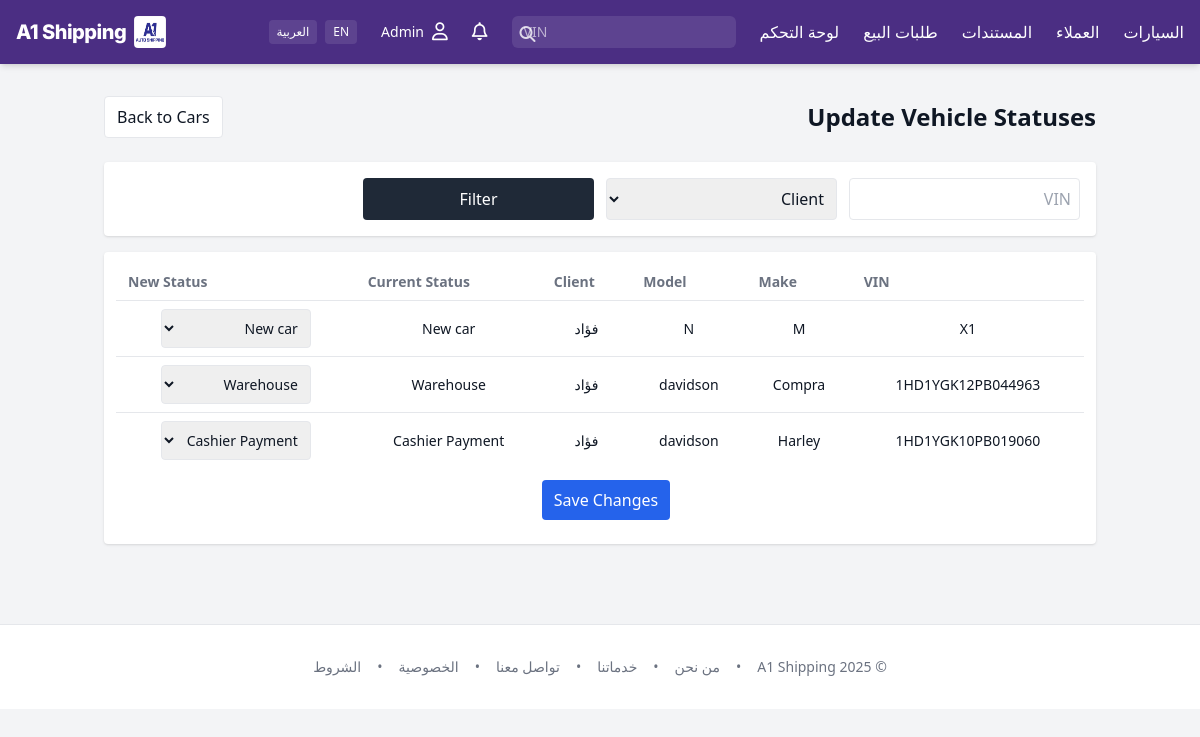
The page /ops/cars/status (signed in) on the database its author committed.
### app/models.py (models this page shows, shortened)
class User(db.Model, UserMixin):
    __tablename__ = "users"
    id = db.Column(db.Integer, primary_key=True)
    name = db.Column(db.String(150))
    email = db.Column(db.String(180), unique=True, index=True)
    phone = db.Column(db.String(50))
    password_hash = db.Column(db.String(200))
    role_id = db.Column(db.Integer, db.ForeignKey("roles.id"))
    active = db.Column(db.Boolean, default=True)
    created_at = db.Column(db.DateTime, default=datetime.utcnow)
    last_login_at = db.Column(db.DateTime)
    role = db.relationship("Role")
    @property
    def is_active(self):
        return bool(self.active)

class Vehicle(db.Model):
    __tablename__ = "vehicles"
    id = db.Column(db.Integer, primary_key=True)
    vin = db.Column(db.String(30), unique=True, index=True)
    make = db.Column(db.String(100))
    model = db.Column(db.String(100))
    year = db.Column(db.Integer)
    auction_id = db.Column(db.Integer, db.ForeignKey("auctions.id"))
    owner_customer_id = db.Column(db.Integer, db.ForeignKey("customers.id"), nullable=True)
    status = db.Column(db.String(50), default="New car")
    current_location = db.Column(db.String(200))
    purchase_price_usd = db.Column(db.Numeric(12,2))
    purchase_date = db.Column(db.DateTime)
    created_at = db.Column(db.DateTime, default=datetime.utcnow)
    share_token: Optional[str] = db.Column(db.String(64), unique=True, index=True)
    share_enabled: bool = db.Column(db.Boolean, default=False, nullable=False)
    auction = db.relationship("Auction")
    owner = db.relationship("Customer")
    cost_items = db.relationship("CostItem", backref="vehicle")

class Customer(db.Model):
    __tablename__ = "customers"
    id = db.Column(db.Integer, primary_key=True)
    user_id = db.Column(db.Integer, db.ForeignKey("users.id"))
    account_number = db.Column(db.String(50), unique=True)
    company_name = db.Column(db.String(200))
    full_name = db.Column(db.String(200))
    email = db.Column(db.String(180))
    phone = db.Column(db.String(50))
    address = db.Column(db.Text)
    country = db.Column(db.String(100))
    price_category = db.Column(db.String(20), nullable=False, default="normal")
    user = db.relationship("User", backref="customer_profile")
    @property
    def display_name(self) -> str:
        try:
            name = (self.company_name or self.full_name or (self.user.name if getattr(self, 'user', None) else None))
            name = (name or "").strip()
            return name if name else "-"
        except Exception:
            return "-"

### app/blueprints/operations/routes.py (the view, shortened to what this page needs)
@ops_bp.route('/cars/status', methods=['GET', 'POST'])
@role_required('employee', 'admin')
def cars_status():
    q = db.session.query(Vehicle)
    vin = (request.args.get('vin') or '').strip()
    client_id = request.args.get('client_id')
    if vin:
        q = q.filter(db.func.lower(Vehicle.vin).like(db.func.lower(f"%{vin}%")))
    if client_id:
        try:
            q = q.filter(Vehicle.owner_customer_id == int(client_id))
        except Exception:
            pass
    cars = q.order_by(Vehicle.created_at.desc()).limit(200).all()
    customers = db.session.query(Customer).order_by(Customer.company_name.asc()).all()
    return render_template('operations/cars_status.html', cars=cars, customers=customers)

### app/security.py (called while the page is built)
def _canonicalize_role(role_name: str | None) -> str | None:
    if not role_name:
        return None
    name = role_name.strip().lower()
    synonyms = {
        "staff": "employee",
        "employees": "employee",
    }
    return synonyms.get(name, name)

def role_required(*allowed_roles: str) -> Callable:
    normalized_allowed = {
        r for r in (_canonicalize_role(r) for r in allowed_roles) if r is not None
    }
    def decorator(view_func: Callable) -> Callable:
        @wraps(view_func)
        @login_required
        def wrapper(*args, **kwargs):
            user_role = getattr(getattr(current_user, "role", None), "name", None)
            user_role_norm = _canonicalize_role(user_role)
            if not user_role_norm or user_role_norm not in normalized_allowed:
                abort(403)
            return view_func(*args, **kwargs)
        return wrapper
    return decorator

### app/templates/operations/cars_status.html (shortened to what this page needs)
{% extends "layout.html" %}
{% block content %}
<div class="flex items-center justify-between mb-6">
  <h1 class="text-2xl font-semibold">{{ _('Update Vehicle Statuses') }}</h1>
  <div class="flex items-center gap-2">
    <a href="{{ url_for('ops.cars_list') }}" class="px-3 py-2 bg-white border rounded">{{ _('Back to Cars') }}</a>
  </div>
</div>
<form method="get" class="bg-white p-4 rounded shadow mb-4 grid grid-cols-1 md:grid-cols-4 gap-3">
  <input name="vin" placeholder="{{ _('VIN') }}" value="{{ request.args.get('vin','') }}" class="border p-2 rounded">
  <select name="client_id" class="border p-2 rounded">
    <option value="">{{ _('Client') }}</option>
  </select>
  <button class="px-3 py-2 bg-gray-800 text-white rounded">{{ _('Filter') }}</button>
</form>
<div class="bg-white rounded shadow overflow-x-auto">
  <form id="statusForm" class="p-3">
    <table class="min-w-full text-sm">
      <thead>
        <tr class="text-left text-gray-500">
          <th class="py-2 px-3">{{ _('VIN') }}</th>
          <th class="py-2 px-3">{{ _('Make') }}</th>
          <th class="py-2 px-3">{{ _('Model') }}</th>
          <th class="py-2 px-3">{{ _('Client') }}</th>
          <th class="py-2 px-3">{{ _('Current Status') }}</th>
          <th class="py-2 px-3">{{ _('New Status') }}</th>
        </tr>
      </thead>
      <tbody>
        {% for v in cars %}
        <tr class="border-t">
          <td class="py-2 px-3">{{ v.vin }}</td>
          <td class="py-2 px-3">{{ v.make }}</td>
          <td class="py-2 px-3">{{ v.model }}</td>
          <td class="py-2 px-3">{{ v.owner.display_name if v.owner else '-' }}</td>
          <td class="py-2 px-3">{{ v.status or '-' }}</td>
          <td class="py-2 px-3">
            <select name="status_{{ v.id }}" class="border p-2 rounded">
              {% for s in ['New car','Cashier Payment','Auction Payment','Posted','Towing','Warehouse','Loading','Shipping','Port','On way','Arrived','Delivered'] %}
                <option value="{{s}}" {% if v.status==s %}selected{% endif %}>{{ s }}</option>
              {% endfor %}
            </select>
          </td>
        </tr>
        {% endfor %}
      </tbody>
    </table>
    <div class="p-3">
      <button type="submit" class="px-3 py-2 bg-blue-600 text-white rounded">{{ _('Save Changes') }}</button>
    </div>
  </form>
</div>
{% endblock %}

### app/templates/components/header.html (shortened to what this page needs)
{% set lang = g.get('lang_code', 'ar') %}
{% set is_rtl = (lang == 'ar') %}
{% set role_name = (current_user.role.name|lower) if (current_user.is_authenticated and current_user.role) else '' %}
<nav class="bg-primary text-white fixed top-0 inset-x-0 z-50 shadow-md">
  <div class="max-w-7xl mx-auto px-4">
    <div class="h-16 relative flex items-center justify-between {% if is_rtl %}flex-row-reverse{% endif %}"
         x-data="{ open:false }"
         x-effect="document.body.style.overflow = open ? 'hidden' : ''"
         @click.outside="open=false"
         @keydown.escape.window="open=false">
      <a href="/" class="flex items-center gap-2 font-heading font-extrabold text-xl tracking-tight">
        <img src="{{ url_for('static', filename='logo.jpeg') }}" alt="Logo" class="h-8 w-8 rounded"/>
        <span>A1 Shipping</span>
      </a>
      <div class="hidden md:flex items-center gap-6">
        {% if current_user.is_authenticated and role_name in ['admin','employee'] %}
          <a href="{{ url_for('ops.cars_list') }}" class="hover:text-accent">{{ _('السيارات') }}</a>
          <a href="{{ url_for('ops.customers_list') }}" class="hover:text-accent">{{ _('العملاء') }}</a>
          <a href="{{ url_for('acct.bol_list') }}" class="hover:text-accent">{{ _('المستندات') }}</a>
          <a href="{{ url_for('ops.sale_listings_list') }}" class="hover:text-accent">{{ _('طلبات البيع') }}</a>
          <a href="{{ url_for('ops.dashboard') if role_name=='employee' else url_for('admin.dashboard') }}" class="hover:text-accent">{{ _('لوحة التحكم') }}</a>
        {% elif current_user.is_authenticated and role_name == 'customer' %}
          <a href="{{ url_for('cust.my_cars') }}" class="hover:text-accent">{{ _('سياراتي') }}</a>
          <a href="{{ url_for('cust.invoices_list') }}" class="hover:text-accent">{{ _('فواتيري') }}</a>
          <a href="{{ url_for('cust.dashboard') }}" class="hover:text-accent">{{ _('لوحة التحكم') }}</a>
        {% endif %}
        <form id="vehicle-search-form" class="relative">
          <input id="vehicle-search-input" type="search" inputmode="latin" dir="ltr" placeholder="VIN" aria-label="VIN"
                 class="w-44 lg:w-56 rounded-md bg-white/10 placeholder-white/60 focus:bg-white/20 px-3 py-1.5 text-sm outline-none"/>
          <button class="absolute {{ 'left-2' if is_rtl else 'right-2' }} top-1.5 text-white/80" type="submit">
            <i class="fa-solid fa-magnifying-glass"></i>
          </button>
        </form>
        {% if current_user.is_authenticated %}
          <a href="{{ url_for('ops.dashboard') if role_name in ['admin','employee'] else url_for('cust.dashboard') }}" class="hover:text-accent">
            <i class="fa-regular fa-bell text-lg"></i>
          </a>
          <div class="relative" x-data="{ m:false }">
            <button @click="m=!m" class="flex items-center gap-2 hover:text-accent">
              <i class="fa-regular fa-user text-lg"></i>
              <span class="hidden lg:inline text-sm">{{ current_user.name or current_user.email }}</span>
            </button>
          </div>
        {% else %}
          <a href="{{ url_for('auth.login') }}" class="px-3 py-1.5 rounded-md bg-accent text-neutral font-medium hover:opacity-90">{{ _('دخول') }}</a>
        {% endif %}
        <div class="flex items-center gap-2">
          <a href="{{ request.path }}?lang=en" class="px-2 py-1 rounded bg-white/10 hover:bg-white/20 text-xs">EN</a>
          <a href="{{ request.path }}?lang=ar" class="px-2 py-1 rounded bg-white/10 hover:bg-white/20 text-xs">العربية</a>
        </div>
      </div>
    </div>
  </div>
</nav>

### app/templates/layout.html (style rules this page uses)
html, body { scroll-behavior: smooth; }

### rows shown on the page
User: name "Admin"
Vehicle: vin "X1", make "M", model "N", owner "فؤاد", status "New car", status+id "New car"
Vehicle: vin "1HD1YGK12PB044963", make "Compra", model "davidson", owner "فؤاد", status "Warehouse", status+id "Warehouse"
Vehicle: vin "1HD1YGK10PB019060", make "Harley", model "davidson", owner "فؤاد", status "Cashier Payment", status+id "Cashier Payment"

### other values the page prints
form field client_id "Client"
